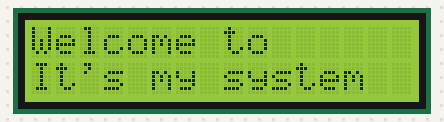
Bench run of a sketch on a simulated Arduino Uno, built with avr-gcc and run on an emulated ATmega328P. Parts: 16×2 character LCD.

Above: at 0.1 s.
At 2.2 s:
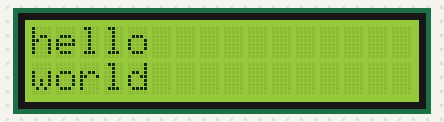

The sketch:

lcd.ino
```cpp
#include <Wire.h>
#include <LiquidCrystal_I2C.h>
LiquidCrystal_I2C lcd(0x27, 16, 2); //这里改成自己的i2c设备地址
void setup() {
  lcd.init(); // 初始化LCD
  lcd.backlight(); //设置LCD背景等亮
  lcd.setCursor(0, 0); //设置显示指针
  lcd.print("Welcome to "); //输出字符到LCD1602上
  lcd.setCursor(0, 1);
  lcd.print("It's my system");
  delay(2000);
  lcd.clear();
}

void loop() {
  // put your main code here, to run repeatedly:
  lcd.setCursor(0, 0);
  lcd.print("hello");
  lcd.setCursor(0, 1);
  lcd.print("world");
}
```
